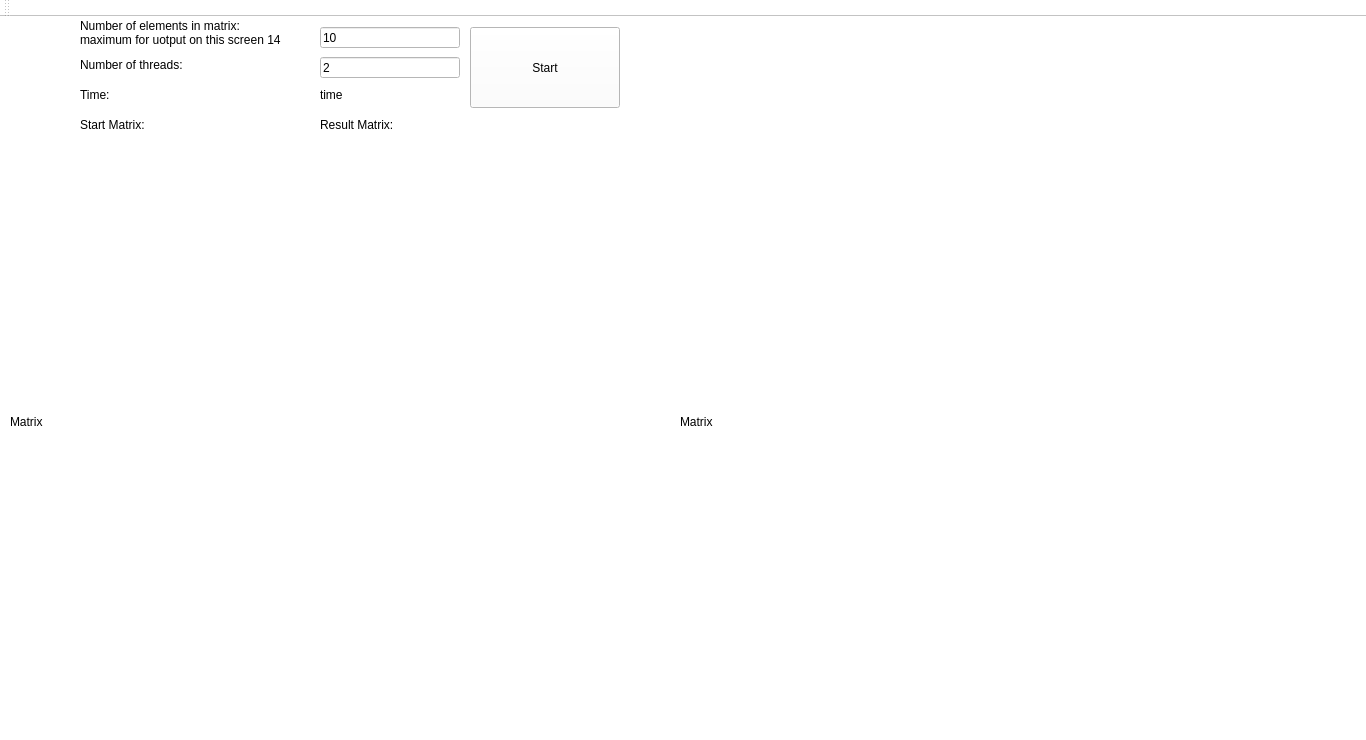
<?xml version="1.0" encoding="UTF-8"?>
<ui version="4.0">
 <class>MainWindow</class>
 <widget class="QMainWindow" name="MainWindow">
  <property name="geometry">
   <rect>
    <x>0</x>
    <y>0</y>
    <width>1366</width>
    <height>740</height>
   </rect>
  </property>
  <property name="windowTitle">
   <string>MainWindow</string>
  </property>
  <property name="styleSheet">
   <string notr="true">background-color: white; color: black</string>
  </property>
  <widget class="QWidget" name="centralWidget">
   <widget class="QLabel" name="label">
    <property name="geometry">
     <rect>
      <x>80</x>
      <y>0</y>
      <width>220</width>
      <height>31</height>
     </rect>
    </property>
    <property name="text">
     <string>Number of elements in matrix:
maximum for uotput on this screen 14</string>
    </property>
   </widget>
   <widget class="QLabel" name="label_2">
    <property name="geometry">
     <rect>
      <x>80</x>
      <y>40</y>
      <width>220</width>
      <height>16</height>
     </rect>
    </property>
    <property name="text">
     <string>Number of threads:</string>
    </property>
   </widget>
   <widget class="QLabel" name="label_3">
    <property name="geometry">
     <rect>
      <x>80</x>
      <y>70</y>
      <width>220</width>
      <height>16</height>
     </rect>
    </property>
    <property name="text">
     <string>Time:</string>
    </property>
   </widget>
   <widget class="QLabel" name="labelTime">
    <property name="geometry">
     <rect>
      <x>320</x>
      <y>70</y>
      <width>140</width>
      <height>16</height>
     </rect>
    </property>
    <property name="text">
     <string>time</string>
    </property>
   </widget>
   <widget class="QLabel" name="labelMatrix">
    <property name="geometry">
     <rect>
      <x>10</x>
      <y>130</y>
      <width>660</width>
      <height>550</height>
     </rect>
    </property>
    <property name="text">
     <string>Matrix</string>
    </property>
   </widget>
   <widget class="QPushButton" name="buttonStart">
    <property name="geometry">
     <rect>
      <x>470</x>
      <y>10</y>
      <width>150</width>
      <height>81</height>
     </rect>
    </property>
    <property name="styleSheet">
     <string notr="true"/>
    </property>
    <property name="text">
     <string>Start</string>
    </property>
   </widget>
   <widget class="QLabel" name="labelMatrix_2">
    <property name="geometry">
     <rect>
      <x>680</x>
      <y>130</y>
      <width>660</width>
      <height>550</height>
     </rect>
    </property>
    <property name="text">
     <string>Matrix</string>
    </property>
   </widget>
   <widget class="QLabel" name="label_4">
    <property name="geometry">
     <rect>
      <x>80</x>
      <y>100</y>
      <width>81</width>
      <height>16</height>
     </rect>
    </property>
    <property name="text">
     <string>Start Matrix:</string>
    </property>
   </widget>
   <widget class="QLabel" name="label_5">
    <property name="geometry">
     <rect>
      <x>320</x>
      <y>100</y>
      <width>81</width>
      <height>16</height>
     </rect>
    </property>
    <property name="text">
     <string>Result Matrix:</string>
    </property>
   </widget>
   <widget class="QLineEdit" name="lineEditNumberOfElements">
    <property name="geometry">
     <rect>
      <x>320</x>
      <y>10</y>
      <width>140</width>
      <height>21</height>
     </rect>
    </property>
    <property name="text">
     <string>10</string>
    </property>
   </widget>
   <widget class="QLineEdit" name="lineEditNumberOfThreads">
    <property name="geometry">
     <rect>
      <x>320</x>
      <y>40</y>
      <width>140</width>
      <height>21</height>
     </rect>
    </property>
    <property name="text">
     <string>2</string>
    </property>
   </widget>
  </widget>
  <widget class="QMenuBar" name="menuBar">
   <property name="geometry">
    <rect>
     <x>0</x>
     <y>0</y>
     <width>1366</width>
     <height>20</height>
    </rect>
   </property>
  </widget>
  <widget class="QToolBar" name="mainToolBar">
   <attribute name="toolBarArea">
    <enum>TopToolBarArea</enum>
   </attribute>
   <attribute name="toolBarBreak">
    <bool>false</bool>
   </attribute>
  </widget>
  <widget class="QStatusBar" name="statusBar"/>
 </widget>
 <layoutdefault spacing="6" margin="11"/>
 <resources/>
 <connections/>
</ui>
